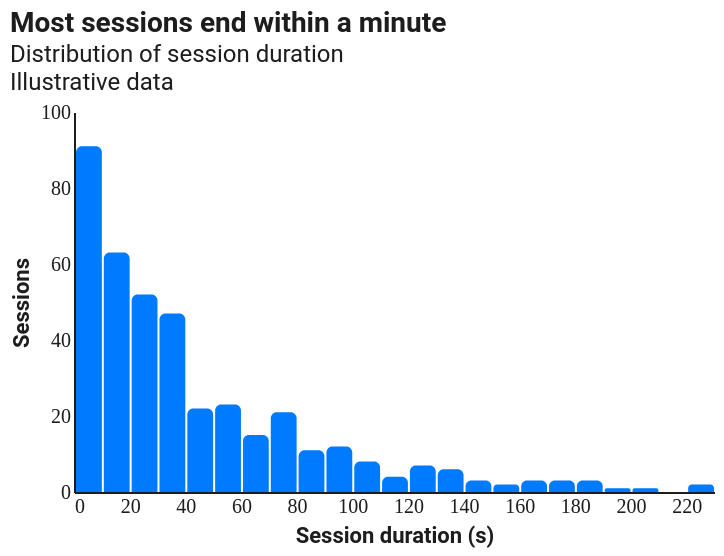

This figure's Vega-Lite source:
### Vega-Lite specification from a JSON file in a GitHub repository (floating-point values rounded to 4 significant figures; data arrays with more than 128 entries replaced by an {"elided": "..."} marker saying what was removed)
{"$schema": "https://vega.github.io/schema/vega-lite/v5.json", "config": {"background": "#FFFFFF", "font": "Roboto, Roboto Serif, Roboto Mono, system-ui, sans-serif", "view": {"stroke": null, "cornerRadius": 10}, "axis": {"domain": true, "domainColor": "#1D1D1F", "labelColor": "#1D1D1F", "titleColor": "#1D1D1F", "grid": false, "ticks": false, "labelFont": "Roboto Mono", "titleFont": "Roboto"}, "axisTop": {"domain": false, "domainColor": null, "labels": false, "ticks": false, "title": null}, "axisRight": {"domain": false, "domainColor": null, "labels": false, "ticks": false, "title": null}, "legend": {"titleFont": "Roboto", "labelFont": "Roboto", "labelColor": "#1D1D1F", "titleColor": "#1D1D1F"}, "title": {"font": "Roboto", "fontSize": 14, "color": "#1D1D1F", "subtitleFont": "Roboto", "subtitleColor": "#1D1D1F"}, "range": {"category": ["#FF3B30", "#FF9500", "#FFCC00", "#28CD41", "#79DBDC", "#007AFF", "#AF52DE", "#FF2D55"]}, "bar": {"cornerRadiusEnd": 4}, "line": {"strokeWidth": 2}, "point": {"filled": true, "size": 40}}, "width": 320, "height": 190, "title": {"text": "Most sessions end within a minute", "subtitle": ["Distribution of session duration", "Illustrative data"], "anchor": "start"}, "data": {"values": {"elided": "400 records"}}, "mark": {"type": "bar", "cornerRadiusEnd": 3, "color": "#007AFF"}, "encoding": {"x": {"field": "duration", "bin": {"maxbins": 30}, "type": "quantitative", "axis": {"title": "Session duration (s)"}}, "y": {"aggregate": "count", "axis": {"title": "Sessions"}}}}
